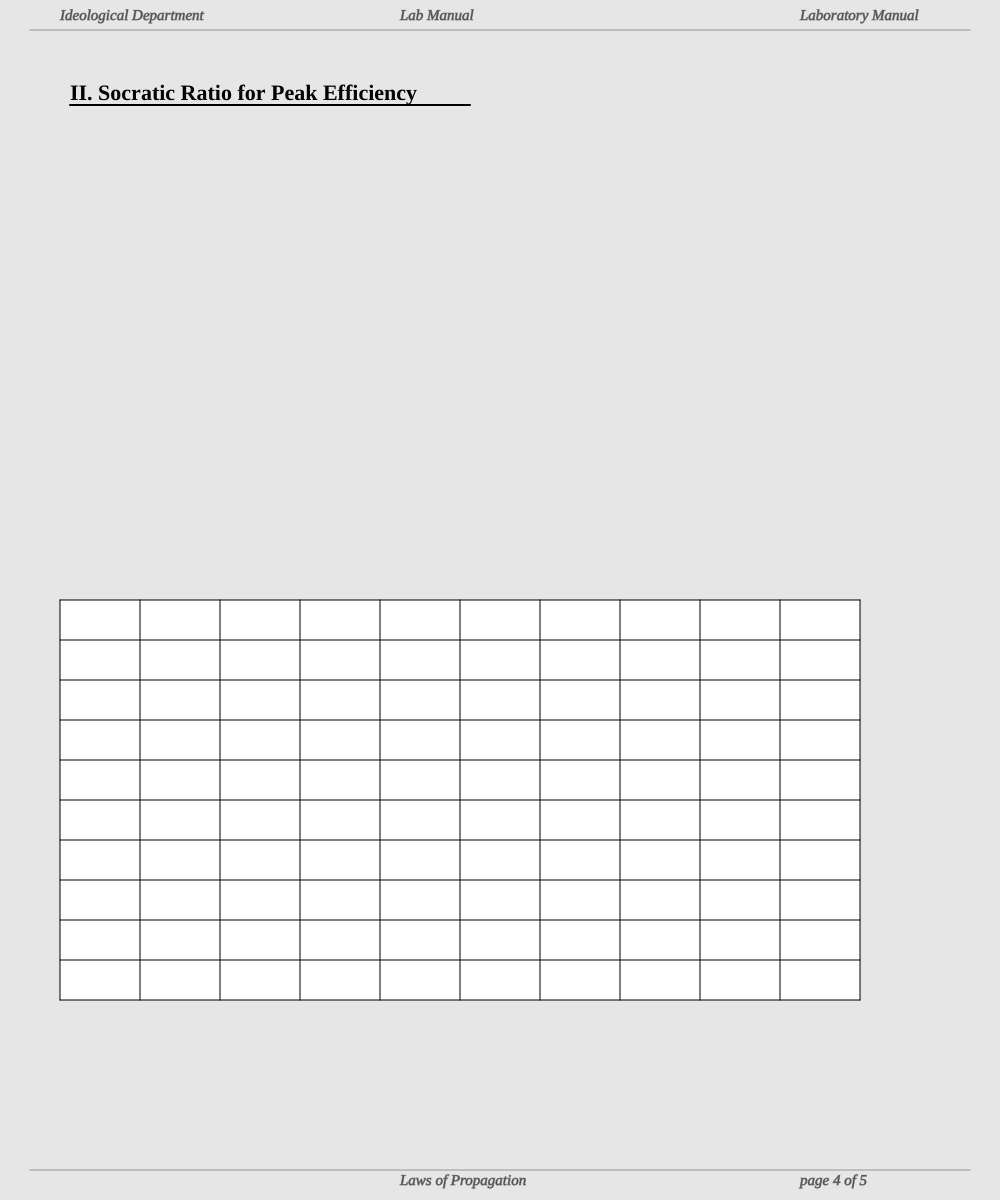
Frame 1 (no input)
Frame 60 (no input): identical to frame 1, image omitted
Frame 120 (the mouse pressed at the canvas centre since frame 60): identical to frame 1, image omitted

The p5.js sketch that drew this single still picture (run headless with seeded random() and noise() and a simulated clock; from frame 60 on, the mouse is pressed at the canvas centre):

// p5.js sketch
// ── sketch.js
let title = `Laws of Propagation`;
//we making tables again
function makeTable(cells, width, height, xpos, ypos){
  push()
  fill(`white`)
  noStroke()
  let jumh = width / cells
  let jumv = height / cells
  rect(xpos, ypos, width, height)
  strokeWeight(1)
  stroke(`black`)
  let i = 0;
  while(i <= cells){
    line(xpos + (jumh * i), ypos, xpos + (jumh * i), ypos + height)
    line(xpos, ypos + (jumv * i), xpos + width, ypos + (jumv * i))
    i++
  }
  pop()
}

function setup() {
  createCanvas(1000, 1200);
}

function draw() {
  //general page setup
  background(230)
  strokeWeight(1)
  fill('black')
  textFont(`Tahoma`)
  push()
  stroke(150)
  line(30, 30, 970, 30)
  line(30, 1170, 970, 1170)
  textSize(15)
  fill(80)
  textStyle(`italic`)
  text(`Ideological Department`, 60, 20)
  text(`Laboratory Manual`, 800, 20)
  text(`Lab Manual`, 400, 20)
  text(title, 400, 1185)
  text(`page 4 of 5`, 800, 1185)
  text()
  pop()
  //page specific
  textStyle(`bold`)
  textSize(22)
  text(`II. Socratic Ratio for Peak Efficiency`, 70, 100)
  strokeWeight(2)
  line(70, 105, 470, 105)
  makeTable(10, 800, 400, 60, 600)



  }
